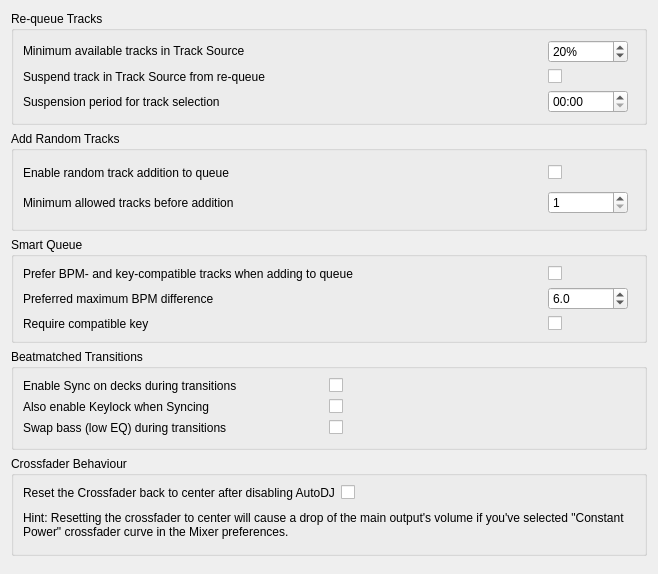
<?xml version="1.0" encoding="UTF-8"?>
<ui version="4.0">
 <class>DlgPrefAutoDJDlg</class>
 <widget class="QWidget" name="DlgPrefAutoDJDlg">
  <property name="geometry">
   <rect>
    <x>0</x>
    <y>0</y>
    <width>658</width>
    <height>239</height>
   </rect>
  </property>
  <property name="windowTitle">
   <string>Auto DJ Preferences</string>
  </property>
  <layout class="QVBoxLayout" name="AutoDJGridLayout">

   <item>
    <widget class="QGroupBox" name="RequeueOptions">
      <property name="title">
       <string>Re-queue Tracks</string>
      </property>
      <property name="alignment">
       <set>Qt::AlignLeading|Qt::AlignLeft|Qt::AlignTop</set>
      </property>
      <layout class="QGridLayout" name="RequeGridLayout">

       <item row="0" column="0">
        <widget class="QLabel" name="MinimumAvailableLabel">
         <property name="sizePolicy">
          <sizepolicy hsizetype="Minimum" vsizetype="Fixed">
           <horstretch>0</horstretch>
           <verstretch>0</verstretch>
          </sizepolicy>
         </property>
         <property name="text">
          <string>Minimum available tracks in Track Source</string>
         </property>
        </widget>
       </item>

       <item row="0" column="1">
        <widget class="QSpinBox" name="MinimumAvailableSpinBox">
         <property name="toolTip">
          <string>This percentage of tracks are always available for selecting, regardless of when they were last played.</string>
         </property>
         <property name="suffix">
          <string>%</string>
         </property>
         <property name="maximum">
          <number>100</number>
         </property>
         <property name="value">
          <number>20</number>
         </property>
         <property name="minimumSize">
          <size>
           <width>60</width>
           <height>0</height>
          </size>
         </property>
         <property name="maximumSize">
          <size>
           <width>80</width>
           <height>16777215</height>
          </size>
         </property>
        </widget>
       </item>

       <item row="1" column="0">
        <widget class="QLabel" name="RequeueIgnoreLabel">
         <property name="sizePolicy">
          <sizepolicy hsizetype="Minimum" vsizetype="Preferred">
           <horstretch>0</horstretch>
           <verstretch>0</verstretch>
          </sizepolicy>
         </property>
         <property name="toolTip">
          <string>Uncheck, to ignore all played tracks.</string>
         </property>
         <property name="text">
          <string>Suspend track in Track Source from re-queue</string>
         </property>
          <property name="buddy">
           <cstring>RequeueIgnoreCheckBox</cstring>
          </property>
        </widget>
       </item>

       <item row="1" column="1">
        <widget class="QCheckBox" name="RequeueIgnoreCheckBox">
         <property name="toolTip">
          <string>Uncheck, to ignore all played tracks.</string>
         </property>
         <property name="text">
          <string/>
         </property>
        </widget>
       </item>

       <item row="2" column="0">
        <widget class="QLabel" name="RequeueIgnoreTimeLabel">
         <property name="sizePolicy">
          <sizepolicy hsizetype="Minimum" vsizetype="Preferred">
           <horstretch>0</horstretch>
           <verstretch>0</verstretch>
          </sizepolicy>
         </property>
         <property name="text">
          <string>Suspension period for track selection</string>
         </property>
        </widget>
       </item>

       <item row="2" column="1">
        <widget class="QTimeEdit" name="RequeueIgnoreTimeEdit">
         <property name="toolTip">
          <string>Duration after which a track is eligible for selection by Auto DJ again</string>
         </property>
         <property name="displayFormat">
          <string>hh:mm</string>
         </property>
         <!--
           TODO: Enable this once we require at least Qt 6.7 and remove the
           corresponding code from the C++ file.
           -->
         <!--<property name="timeZone">
          <enum>QTimeZone::LocalTime</enum>
         </property>-->
         <property name="minimumSize">
          <size>
           <width>60</width>
           <height>0</height>
          </size>
         </property>
         <property name="maximumSize">
          <size>
           <width>80</width>
           <height>16777215</height>
          </size>
         </property>
        </widget>
       </item>

       <item row="2" column="2">
        <spacer name="horizontalSpacerRequeue">
         <property name="orientation">
          <enum>Qt::Horizontal</enum>
         </property>
          <property name="sizePolicy">
           <sizepolicy hsizetype="Expanding" vsizetype="Minimum">
            <horstretch>1</horstretch>
            <verstretch>0</verstretch>
           </sizepolicy>
          </property>
        </spacer>
       </item>

      </layout>
    </widget>
   </item>

   <item>
    <widget class="QGroupBox" name="AddRandomOptions">
      <property name="title">
       <string>Add Random Tracks</string>
      </property>
      <property name="alignment">
       <set>Qt::AlignLeading|Qt::AlignLeft|Qt::AlignTop</set>
      </property>
      <layout class="QGridLayout" name="AddRandomGridLayout">

       <item row="0" column="0">
        <widget class="QLabel" name="RandomQueueLabel">
         <property name="sizePolicy">
          <sizepolicy hsizetype="Minimum" vsizetype="Preferred">
           <horstretch>0</horstretch>
           <verstretch>0</verstretch>
          </sizepolicy>
         </property>
         <property name="text">
          <string>Enable random track addition to queue</string>
         </property>
         <property name="buddy">
          <cstring>RandomQueueCheckBox</cstring>
         </property>
        </widget>
       </item>

       <item row="0" column="1">
        <widget class="QCheckBox" name="RandomQueueCheckBox">
         <property name="toolTip">
          <string>Add random tracks from Track Source if the specified minimum tracks remain</string>
         </property>
        </widget>
       </item>

       <item row="1" column="0">
        <widget class="QLabel" name="RandomQueueMinimumLabel">
         <property name="sizePolicy">
          <sizepolicy hsizetype="Minimum" vsizetype="Preferred">
           <horstretch>0</horstretch>
           <verstretch>0</verstretch>
          </sizepolicy>
         </property>
         <property name="text">
          <string>Minimum allowed tracks before addition</string>
         </property>
        </widget>
       </item>

       <item row="1" column="1">
        <widget class="QSpinBox" name="RandomQueueMinimumSpinBox">
         <property name="enabled">
          <bool>true</bool>
         </property>
         <property name="toolTip">
          <string>Minimum number of tracks after which random tracks may be added</string>
         </property>
         <property name="minimum">
          <number>1</number>
         </property>
         <property name="maximum">
          <number>20</number>
         </property>
         <property name="minimumSize">
          <size>
           <width>60</width>
           <height>0</height>
          </size>
         </property>
         <property name="maximumSize">
          <size>
           <width>80</width>
           <height>16777215</height>
          </size>
         </property>
        </widget>
       </item>

       <item row="1" column="2">
        <spacer name="horizontalSpacerRandom">
         <property name="orientation">
          <enum>Qt::Horizontal</enum>
         </property>
          <property name="sizePolicy">
           <sizepolicy hsizetype="Expanding" vsizetype="Minimum">
            <horstretch>1</horstretch>
            <verstretch>0</verstretch>
           </sizepolicy>
          </property>
        </spacer>
       </item>

      </layout>
    </widget>
   </item>

   <item>
    <widget class="QGroupBox" name="SmartQueueOptions">
      <property name="title">
       <string>Smart Queue</string>
      </property>
      <property name="alignment">
       <set>Qt::AlignLeading|Qt::AlignLeft|Qt::AlignTop</set>
      </property>
      <layout class="QGridLayout" name="SmartQueueGridLayout">

       <item row="0" column="0">
        <widget class="QLabel" name="SmartQueueLabel">
         <property name="sizePolicy">
          <sizepolicy hsizetype="Minimum" vsizetype="Preferred">
           <horstretch>0</horstretch>
           <verstretch>0</verstretch>
          </sizepolicy>
         </property>
         <property name="text">
          <string>Prefer BPM- and key-compatible tracks when adding to queue</string>
         </property>
         <property name="buddy">
          <cstring>SmartQueueCheckBox</cstring>
         </property>
        </widget>
       </item>

       <item row="0" column="1">
        <widget class="QCheckBox" name="SmartQueueCheckBox">
         <property name="toolTip">
          <string>When enabled, Auto DJ ranks candidate tracks by harmonic key compatibility and BPM proximity (including half/double tempo) instead of pure random selection.</string>
         </property>
        </widget>
       </item>

       <item row="1" column="0">
        <widget class="QLabel" name="SmartQueueMaxBpmDeltaLabel">
         <property name="sizePolicy">
          <sizepolicy hsizetype="Minimum" vsizetype="Preferred">
           <horstretch>0</horstretch>
           <verstretch>0</verstretch>
          </sizepolicy>
         </property>
         <property name="text">
          <string>Preferred maximum BPM difference</string>
         </property>
        </widget>
       </item>

       <item row="1" column="1">
        <widget class="QDoubleSpinBox" name="SmartQueueMaxBpmDeltaSpinBox">
         <property name="toolTip">
          <string>Tracks within this BPM distance of the playing track (allowing half/double tempo) are preferred.</string>
         </property>
         <property name="decimals">
          <number>1</number>
         </property>
         <property name="minimum">
          <double>1.000000000000000</double>
         </property>
         <property name="maximum">
          <double>40.000000000000000</double>
         </property>
         <property name="singleStep">
          <double>1.000000000000000</double>
         </property>
         <property name="value">
          <double>6.000000000000000</double>
         </property>
         <property name="minimumSize">
          <size>
           <width>60</width>
           <height>0</height>
          </size>
         </property>
         <property name="maximumSize">
          <size>
           <width>80</width>
           <height>16777215</height>
          </size>
         </property>
        </widget>
       </item>

       <item row="2" column="0">
        <widget class="QLabel" name="SmartQueueRequireKeyLabel">
         <property name="sizePolicy">
          <sizepolicy hsizetype="Minimum" vsizetype="Preferred">
           <horstretch>0</horstretch>
           <verstretch>0</verstretch>
          </sizepolicy>
         </property>
         <property name="text">
          <string>Require compatible key</string>
         </property>
         <property name="buddy">
          <cstring>SmartQueueRequireKeyCheckBox</cstring>
         </property>
        </widget>
       </item>

       <item row="2" column="1">
        <widget class="QCheckBox" name="SmartQueueRequireKeyCheckBox">
         <property name="toolTip">
          <string>When enabled, only tracks with a known harmonically compatible key are considered.</string>
         </property>
        </widget>
       </item>

       <item row="1" column="2">
        <spacer name="horizontalSpacerSmartQueue">
         <property name="orientation">
          <enum>Qt::Horizontal</enum>
         </property>
          <property name="sizePolicy">
           <sizepolicy hsizetype="Expanding" vsizetype="Minimum">
            <horstretch>1</horstretch>
            <verstretch>0</verstretch>
           </sizepolicy>
          </property>
        </spacer>
       </item>

      </layout>
    </widget>
   </item>

   <item>
    <widget class="QGroupBox" name="BeatmatchTransitionOptions">
      <property name="title">
       <string>Beatmatched Transitions</string>
      </property>
      <property name="alignment">
       <set>Qt::AlignLeading|Qt::AlignLeft|Qt::AlignTop</set>
      </property>
      <layout class="QGridLayout" name="BeatmatchTransitionGridLayout">

       <item row="0" column="0">
        <widget class="QLabel" name="AutoSyncOnTransitionLabel">
         <property name="sizePolicy">
          <sizepolicy hsizetype="Minimum" vsizetype="Preferred">
           <horstretch>0</horstretch>
           <verstretch>0</verstretch>
          </sizepolicy>
         </property>
         <property name="text">
          <string>Enable Sync on decks during transitions</string>
         </property>
         <property name="buddy">
          <cstring>AutoSyncOnTransitionCheckBox</cstring>
         </property>
        </widget>
       </item>

       <item row="0" column="1">
        <widget class="QCheckBox" name="AutoSyncOnTransitionCheckBox">
         <property name="toolTip">
          <string>When Auto DJ loads or fades to the next deck, enable Sync so tempos beatmatch automatically.</string>
         </property>
        </widget>
       </item>

       <item row="1" column="0">
        <widget class="QLabel" name="AutoKeylockOnTransitionLabel">
         <property name="sizePolicy">
          <sizepolicy hsizetype="Minimum" vsizetype="Preferred">
           <horstretch>0</horstretch>
           <verstretch>0</verstretch>
          </sizepolicy>
         </property>
         <property name="text">
          <string>Also enable Keylock when Syncing</string>
         </property>
         <property name="buddy">
          <cstring>AutoKeylockOnTransitionCheckBox</cstring>
         </property>
        </widget>
       </item>

       <item row="1" column="1">
        <widget class="QCheckBox" name="AutoKeylockOnTransitionCheckBox">
         <property name="toolTip">
          <string>Keep the original musical key while Sync changes tempo. Only applied when Sync-on-transition is enabled.</string>
         </property>
        </widget>
       </item>

       <item row="2" column="0">
        <widget class="QLabel" name="AutoBassSwapOnTransitionLabel">
         <property name="sizePolicy">
          <sizepolicy hsizetype="Minimum" vsizetype="Preferred">
           <horstretch>0</horstretch>
           <verstretch>0</verstretch>
          </sizepolicy>
         </property>
         <property name="text">
          <string>Swap bass (low EQ) during transitions</string>
         </property>
         <property name="buddy">
          <cstring>AutoBassSwapOnTransitionCheckBox</cstring>
         </property>
        </widget>
       </item>

       <item row="2" column="1">
        <widget class="QCheckBox" name="AutoBassSwapOnTransitionCheckBox">
         <property name="toolTip">
          <string>Cut the incoming deck's bass during the first half of the crossfade and swap it in at the midpoint, so the two basslines don't clash.</string>
         </property>
        </widget>
       </item>

       <item row="0" column="2">
        <spacer name="horizontalSpacerBeatmatch">
         <property name="orientation">
          <enum>Qt::Horizontal</enum>
         </property>
          <property name="sizePolicy">
           <sizepolicy hsizetype="Expanding" vsizetype="Minimum">
            <horstretch>1</horstretch>
            <verstretch>0</verstretch>
           </sizepolicy>
          </property>
        </spacer>
       </item>

      </layout>
    </widget>
   </item>

   <item>
    <widget class="QGroupBox" name="CrossfaderBehaviour">
      <property name="title">
       <string>Crossfader Behaviour</string>
      </property>
      <property name="alignment">
       <set>Qt::AlignLeading|Qt::AlignLeft|Qt::AlignTop</set>
      </property>
      <layout class="QGridLayout" name="CrossfaderBehaviourLayout">

        <item row="0" column="0">
          <widget class="QLabel" name="CenterXfaderLabel">
            <property name="sizePolicy">
              <sizepolicy hsizetype="Preferred" vsizetype="Preferred">
                <horstretch>0</horstretch>
                <verstretch>0</verstretch>
              </sizepolicy>
            </property>
            <property name="text">
              <string>Reset the Crossfader back to center after disabling AutoDJ</string>
            </property>
            <property name="buddy">
              <cstring>CenterXfaderCheckBox</cstring>
            </property>
          </widget>
        </item>

        <item row="0" column="1">
          <widget class="QCheckBox" name="CenterXfaderCheckBox"/>
        </item>

        <item row="0" column="2">
          <spacer name="horizontalSpacerxfaderbehaviour">
            <property name="orientation">
              <enum>Qt::Horizontal</enum>
            </property>
            <property name="sizePolicy">
              <sizepolicy hsizetype="Expanding" vsizetype="Minimum">
                <horstretch>1</horstretch>
                <verstretch>0</verstretch>
              </sizepolicy>
            </property>
          </spacer>
        </item>

        <item row="1" column="0" colspan="3">
          <widget class="QLabel" name="CenterXfaderHintText">
            <property name="sizePolicy">
              <sizepolicy hsizetype="Expanding" vsizetype="Minimum">
                <horstretch>0</horstretch>
                <verstretch>0</verstretch>
              </sizepolicy>
            </property>
            <property name="wordWrap">
             <bool>true</bool>
            </property>
            <property name="text">
              <string>Hint: Resetting the crossfader to center will cause a drop of the main output's volume if you've selected "Constant Power" crossfader curve in the Mixer preferences.</string>
            </property>
          </widget>
        </item>

      </layout>
    </widget>
   </item>

   <item>
    <spacer name="verticalSpacer">
     <property name="orientation">
      <enum>Qt::Vertical</enum>
     </property>
      <property name="sizePolicy">
       <sizepolicy hsizetype="Expanding" vsizetype="Expanding">
        <horstretch>0</horstretch>
        <verstretch>1</verstretch>
       </sizepolicy>
      </property>
    </spacer>
   </item>

  </layout>
 </widget>
 <resources/>
 <!-- tabstops -->
 <connections/>
</ui>
